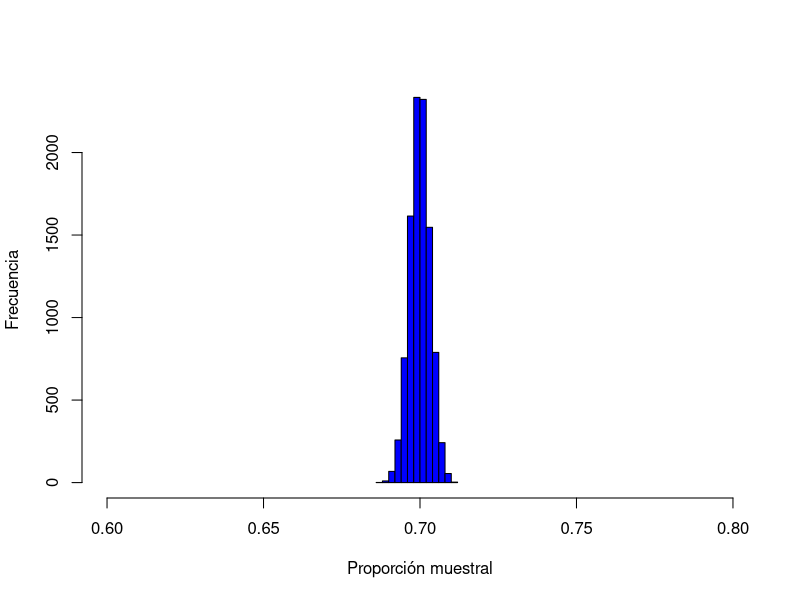

Source code (R):
## ---- chunk 1
poblacion = c(rep(1, 11900000), rep(0, 5100000))
set.seed(314159)
p_muestra =  mean(sample(poblacion, 20000, replace = FALSE))
p_muestra
## ---- chunk 2
library(purrr)
p_muestras = map_dbl(1:10000, ~ mean(sample(poblacion, 20000, replace = FALSE)))
head(p_muestras)
## ---- chunk 3
#| label: fig-histograma-phat
#| fig-cap: Histograma de los valores de la proporción muestral para las 10000 muestras extraidas.
#| warning: false
#| fig-width: 10
#| fig-height: 7
hist(
    p_muestras,
    col = "blue",
    xlab = "Proporción muestral",
    ylab = "Frecuencia",
    main = "",
    xlim = c(0.6, 0.8)
)
